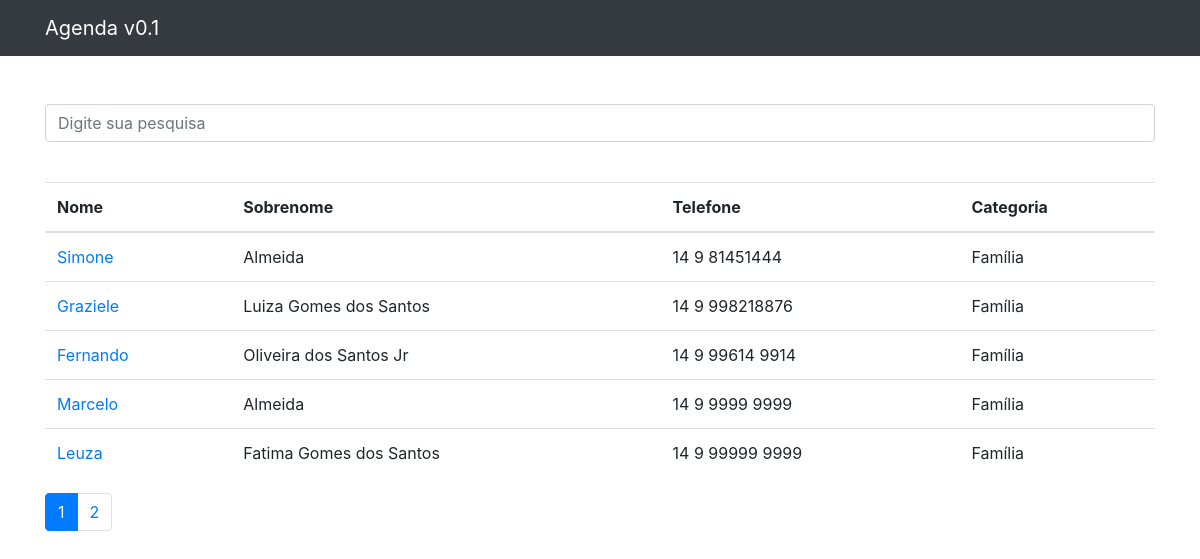
The page / on the database its author committed.
### contatos/models.py (models this page shows, shortened)
class Contato(models.Model):
    nome = models.CharField(max_length=255)
    sobrenome = models.CharField(max_length=255, blank=True)
    telefone = models.CharField(max_length=255)
    email = models.CharField(max_length=255, blank=True)
    data_criacao = models.DateTimeField(default=timezone.now)
    descricao = models.TextField(blank=True)
    categoria = models.ForeignKey(Categoria, on_delete=models.DO_NOTHING)
    mostrar = models.BooleanField(default=True)
    foto = models.ImageField(blank=True, upload_to='fotos/%Y/%m/%d')

class Categoria(models.Model):
    nome = models.CharField(max_length=255)
    def __str__(self):
        return self.nome

### contatos/views.py (the view)
# urls.py: path('', views.index, name='index'),
def index(request):
    contatos = Contato.objects.filter(mostrar=True)
    per_p = 5
    paginator = Paginator(contatos, per_p)
    p_num = request.GET.get('p')
    contatos = paginator.get_page(p_num)
    return render(request, 'contatos/index.html', {'contatos': contatos})

### contatos/templates/contatos/index.html (shortened to what this page needs)
{% extends 'index_base.html' %}
{%block conteudo%}
<br></br>
<form method="get" action="{% url 'busca' %}">
    <div class="form-group row">
        <div class="col-12">
            <input class="form-control" type="search" value="{{ request.GET.termo }}" id="search-input"
                placeholder="Digite sua pesquisa" name="termo">
        </div>
    </div>
</form>
<br>
<table class="table">
    <thead>
        <tr>
            <th>Nome</th>
            <th>Sobrenome</th>
            <th>Telefone</th>
            <th>Categoria</th>
        </tr>
    </thead>
    <tbody>
        {% for contato in contatos%}
        <tr>
            <td>
                <a href="{% url 'ver_contato' contato.id %}"> {{ contato.nome }}</a>
            </td>
            <td>{{ contato.sobrenome }}</td>
            <td>{{ contato.telefone }}</td>
            <td>{{ contato.categoria }}</td>
        </tr>
        {% endfor %}
    </tbody>
</table>
<nav aria-label="Page navigation example">
    <ul class="pagination">
        {% for p in contatos.paginator.page_range %}
        {% if contatos.number == p %}
        <li class="page-item active"><a class="page-link" href="?p={{p}}">{{p}}</a></li>
        {% else %}
        <li class="page-item"><a class="page-link" href="?p={{p}}">{{p}}</a></li>
        {%endif%}
        {%endfor%}
    </ul>
</nav>
{%endblock%}

### templates/index_base.html (shortened to what this page needs)
{% load static %}
<!DOCTYPE html>
<html lang="pt">
<head>
  {% include 'partials/_head.html' %}
  <link href="{% static 'vendor/bootstrap/css/bootstrap.min.css' %}" rel="stylesheet">
</head>
<body>
 {% include 'partials/_nav.html'%}
  <div class="container">
    <div class="row">
      <div class="col-lg-12">
        {%block conteudo %} {%endblock%}
      </div>
    </div>
  </div>
</body>
</html>

### templates/partials/_head.html (shortened to what this page needs)
{%load static%}
<link href="{% static 'vendor/bootstrap/css/bootstrap.min.css'%}" rel="stylesheet">

### templates/partials/_nav.html (shortened to what this page needs)
<nav class="navbar navbar-expand-lg navbar-dark bg-dark static-top">
    <div class="container">
        <a class="navbar-brand" href="#">Agenda v0.1</a>
    </div>
</nav>

### rows shown on the page
Contato: nome "Simone", sobrenome "Almeida", telefone "14 9 81451444", categoria "Família"
Contato: nome "Graziele", sobrenome "Luiza Gomes dos Santos", telefone "14 9 998218876", categoria "Família"
Contato: nome "Fernando", sobrenome "Oliveira dos Santos Jr", telefone "14 9 99614 9914", categoria "Família"
Contato: nome "Marcelo", sobrenome "Almeida", telefone "14 9 9999 9999", categoria "Família"
Contato: nome "Leuza", sobrenome "Fatima Gomes dos Santos", telefone "14 9 99999 9999", categoria "Família"

### other values the page prints
{{ p }} "1"
{{ p }} "2"
